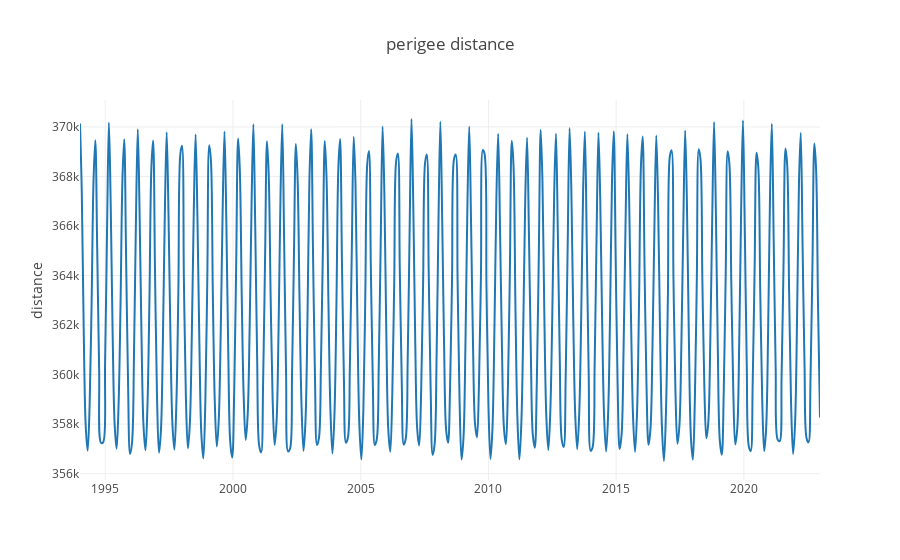

Notebook code cell kept with this figure:
### Code cell
import plotly as py
import plotly.graph_objs as go
import ipywidgets as widgets
import numpy as np
py.offline.init_notebook_mode(connected=True)

layout = go.Layout(
    title='perigee distance',
    yaxis=dict(
        title='distance'
    ),
)

trace1 = go.Scatter(
    x=data['date'],
    y=data['perigee'],
    mode='lines',
    name='perigee distance',
    line=dict(
        shape='spline'
    )
)



fig = go.Figure(data=[trace1], layout=layout)
py.offline.iplot(fig)

### Figure 1 — Plotly figure (JSON) as saved in the notebook; plotly's stock layout.template omitted (floating-point values rounded to 4 significant figures; data arrays with more than 128 entries replaced by an {"elided": "..."} marker saying what was removed)
{"data": [{"line": {"shape": "spline"}, "mode": "lines", "name": "perigee distance", "type": "scatter", "x": {"elided": "385 str values"}, "y": {"elided": "385 int values"}}], "layout": {"title": "perigee distance", "yaxis": {"title": "distance"}}}
